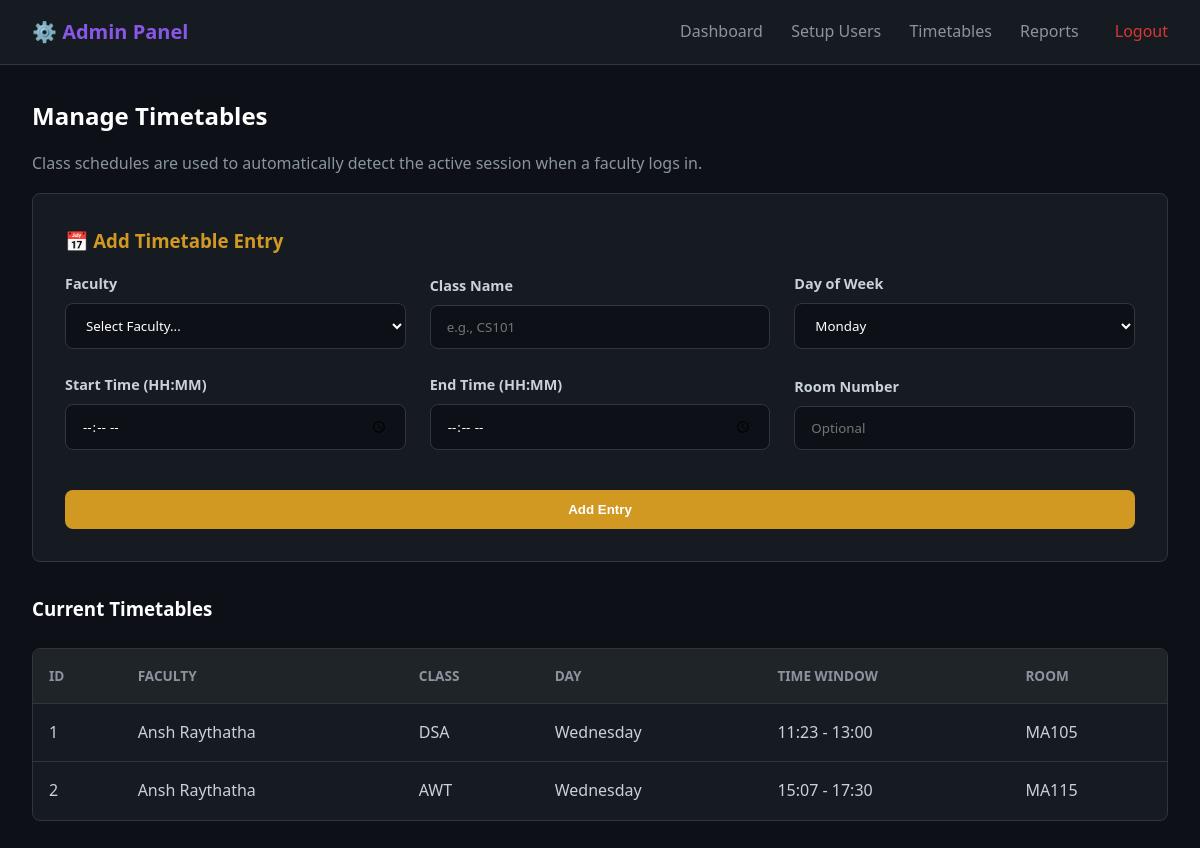
/admin/timetables (signed in), run on an earlier commit of the app's database.
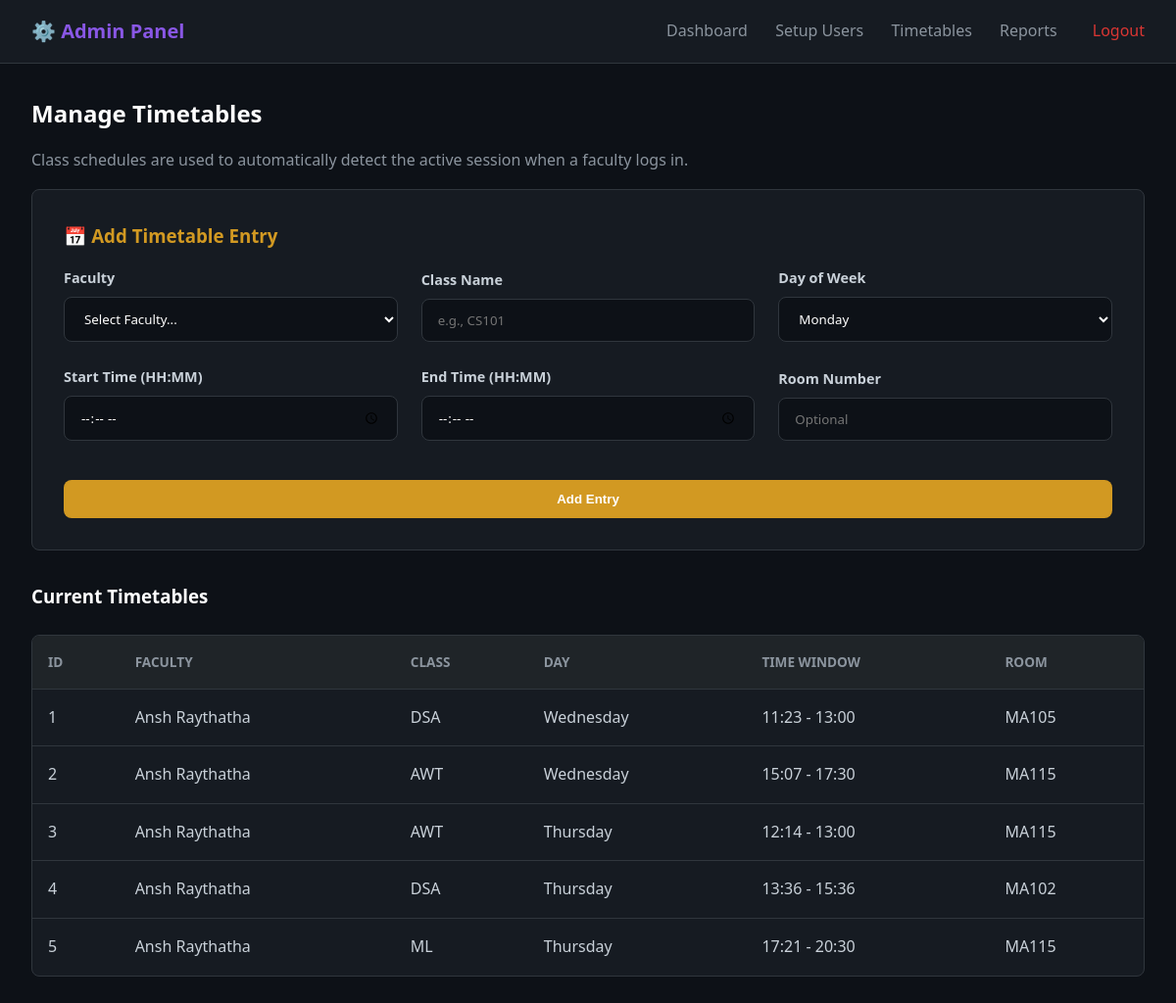
And on a later commit of the database.
### tables this page shows
CREATE TABLE faculties (
                id INTEGER PRIMARY KEY AUTOINCREMENT,
                name TEXT NOT NULL,
                email TEXT UNIQUE NOT NULL,
                department TEXT NOT NULL,
                passcode_hash TEXT NOT NULL,
                created_at TIMESTAMP DEFAULT CURRENT_TIMESTAMP,
                is_active BOOLEAN DEFAULT 1
            );

CREATE TABLE timetables (
                id INTEGER PRIMARY KEY AUTOINCREMENT,
                faculty_id INTEGER NOT NULL,
                class_name TEXT NOT NULL,
                day_of_week TEXT NOT NULL,
                start_time TEXT NOT NULL,
                end_time TEXT NOT NULL,
                room_number TEXT,
                created_at TIMESTAMP DEFAULT CURRENT_TIMESTAMP,
                FOREIGN KEY (faculty_id) REFERENCES faculties(id)
            );

### app.py (the view)
    def wrap(*args, **kwargs):
        if not session.get("admin_logged_in"):
            return redirect(url_for("admin_login"))
        return f(*args, **kwargs)

### app.py (called while the page is built)
def get_db():
    return Database()

def admin_required(f):
    def wrap(*args, **kwargs):
        if not session.get("admin_logged_in"):
            return redirect(url_for("admin_login"))
        return f(*args, **kwargs)
    wrap.__name__ = f.__name__
    return wrap

@app.route("/admin/timetables")
@admin_required
def admin_timetables():
    db = get_db()
    faculties = db.get_all_faculties() or []
    timetables = []
    f_map = {f[0]: f[1] for f in faculties}
    for f in faculties:
        for t in (db.get_faculty_timetables(f[0]) or []):
            timetables.append({
                "id": t[0],
                "faculty_name": f_map.get(t[1], "Unknown"),
                "class_name": t[2],
                "day": t[3],
                "start": t[4],
                "end": t[5],
                "room": t[6]
            })
    return render_template("admin_timetables.html", faculties=faculties, timetables=timetables)

### database.py (called while the page is built)
    def connect(self):
        self.conn = sqlite3.connect(DB_PATH)
        self.cursor = self.conn.cursor()

    def disconnect(self):
        if self.conn:
            self.conn.close()

    def get_all_faculties(self):
        self.connect()
        self.cursor.execute('SELECT * FROM faculties WHERE is_active = 1')
        results = self.cursor.fetchall()
        self.disconnect()
        return results

    def get_faculty_timetables(self, faculty_id):
        self.connect()
        self.cursor.execute('SELECT * FROM timetables WHERE faculty_id = ?', (faculty_id,))
        results = self.cursor.fetchall()
        self.disconnect()
        return results

### templates/admin_timetables.html (shortened to what this page needs)
{% extends "admin_base.html" %}
{% block content %}
<h2>Manage Timetables</h2>
<p>Class schedules are used to automatically detect the active session when a faculty logs in.</p>
<div style="background: var(--bg-card); padding: 2rem; border-radius: var(--radius-md); border: 1px solid var(--border-color); margin-bottom: 2rem;">
    <h3 style="color: var(--accent-gold);">📅 Add Timetable Entry</h3>
    <form id="ttForm" style="display: grid; grid-template-columns: repeat(3, 1fr); gap: 1.5rem; align-items: end;">
        <div class="form-group" style="margin: 0;">
            <label>Faculty</label>
            <select id="t_faculty" required>
                <option value="" disabled selected>Select Faculty...</option>
            </select>
        </div>
        <div class="form-group" style="margin: 0;">
            <label>Class Name</label>
            <input type="text" id="t_class" placeholder="e.g., CS101" required>
        </div>
        <div class="form-group" style="margin: 0;">
            <label>Day of Week</label>
            <select id="t_day" required>
                <option value="Monday">Monday</option>
            </select>
        </div>
        <div class="form-group" style="margin: 0;">
            <label>Start Time (HH:MM)</label>
            <input type="time" id="t_start" required>
        </div>
        <div class="form-group" style="margin: 0;">
            <label>End Time (HH:MM)</label>
            <input type="time" id="t_end" required>
        </div>
        <div class="form-group" style="margin: 0;">
            <label>Room Number</label>
            <input type="text" id="t_room" placeholder="Optional">
        </div>
        <div style="grid-column: span 3; margin-top: 1rem;">
            <button type="submit" class="btn btn-primary" style="background: var(--accent-gold);">Add Entry</button>
        </div>
    </form>
</div>
<h3>Current Timetables</h3>
<div class="table-container">
    <table>
        <thead>
            <tr>
                <th>ID</th>
                <th>Faculty</th>
                <th>Class</th>
                <th>Day</th>
                <th>Time Window</th>
                <th>Room</th>
            </tr>
        </thead>
        <tbody>
            {% for t in timetables %}
            <tr>
                <td>{{ t.id }}</td>
                <td>{{ t.faculty_name }}</td>
                <td>{{ t.class_name }}</td>
                <td>{{ t.day }}</td>
                <td>{{ t.start }} - {{ t.end }}</td>
                <td>{{ t.room or 'N/A' }}</td>
            </tr>
            {% else %}
            <tr><td colspan="6" style="text-align: center; color: var(--text-muted);">No timetables created yet.</td></tr>
            {% endfor %}
        </tbody>
    </table>
</div>
{% endblock %}

### templates/admin_base.html (shortened to what this page needs)
<!DOCTYPE html>
<html lang="en">
<head>
    <link rel="stylesheet" href="{{ url_for('static', filename='css/styles.css') }}">
</head>
<body>
    <nav class="navbar">
        <div class="nav-brand" style="font-size: 1.25rem; font-weight: 600; color: var(--accent-purple);">
            ⚙️ Admin Panel
        </div>
        <div class="nav-links">
            <a href="{{ url_for('admin_dashboard') }}">Dashboard</a>
            <a href="{{ url_for('admin_setup') }}">Setup Users</a>
            <a href="{{ url_for('admin_timetables') }}">Timetables</a>
            <a href="{{ url_for('admin_reports') }}">Reports</a>
            <a href="{{ url_for('admin_logout') }}" style="color: var(--accent-red); margin-left: 2rem;">Logout</a>
        </div>
    </nav>
    <div class="container">
        {% block content %}{% endblock %}
    </div>
</body>
</html>

### static/css/styles.css (style rules this page uses)
:root { --bg-primary: #0d1117; --bg-card: #161b22; --bg-hover: #1f2428; --border-color: #30363d; --text-primary: #c9d1d9; --text-muted: #8b949e; --accent-blue: #58a6ff; --accent-green: #2ea043; --accent-red: #da3633; --accent-gold: #d29922; --accent-purple: #8957e5; --shadow-sm: 0 1px 3px rgba(0,0,0,0.12), 0 1px 2px rgba(0,0,0,0.24); --shadow-md: 0 4px 6px rgba(0,0,0,0.3); --radius-md: 8px; --radius-lg: 12px; }
* { box-sizing: border-box; margin: 0; padding: 0; }
body { font-family: 'Segoe UI', system-ui, -apple-system, sans-serif; background-color: var(--bg-primary); color: var(--text-primary); line-height: 1.6; min-height: 100vh; display: flex; flex-direction: column; }
h1, h2, h3, h4 { color: white; font-weight: 600; margin-bottom: 1rem; }
h2 { font-size: 1.5rem; }
p { margin-bottom: 1rem; color: var(--text-muted); }
.container { max-width: 1200px; margin: 0 auto; padding: 2rem; width: 100%; }
.navbar { background: var(--bg-card); border-bottom: 1px solid var(--border-color); padding: 1rem 2rem; display: flex; justify-content: space-between; align-items: center; }
.nav-links a { color: var(--text-muted); text-decoration: none; margin-left: 1.5rem; font-weight: 500; transition: color 0.2s; }
.form-group { margin-bottom: 1.5rem; }
label { display: block; margin-bottom: 0.5rem; font-weight: 600; font-size: 0.9rem; color: var(--text-primary); }
input, select { width: 100%; padding: 0.75rem 1rem; background: var(--bg-primary); border: 1px solid var(--border-color); border-radius: var(--radius-md); color: white; font-family: inherit; transition: border-color 0.2s; }
.btn { display: inline-block; padding: 0.75rem 1.5rem; border: none; border-radius: var(--radius-md); font-weight: 600; cursor: pointer; text-align: center; transition: all 0.2s; color: white; text-decoration: none; width: 100%; }
.btn-primary { background: var(--accent-blue); }
.table-container { background: var(--bg-card); border-radius: var(--radius-md); border: 1px solid var(--border-color); overflow-x: auto; margin-top: 1.5rem; }
table { width: 100%; border-collapse: collapse; }
th, td { padding: 1rem; text-align: left; border-bottom: 1px solid var(--border-color); }
th { background: var(--bg-hover); color: var(--text-muted); font-weight: 600; font-size: 0.85rem; text-transform: uppercase; }
tr:last-child td { border-bottom: none; }

What changed in the data, as far as the page shows it:
added timetables: class_name "AWT", day "Thursday", start "12:14", end "13:00", room_number "MA115"
added timetables: class_name "DSA", day "Thursday", start "13:36", end "15:36", room_number "MA102"
added timetables: class_name "ML", day "Thursday", start "17:21", end "20:30", room_number "MA115"
Also different on the page:
new list line: "3 -"
new list line: "Ansh Raythatha"
new list line: "4 -"
new list line: "5 -"
